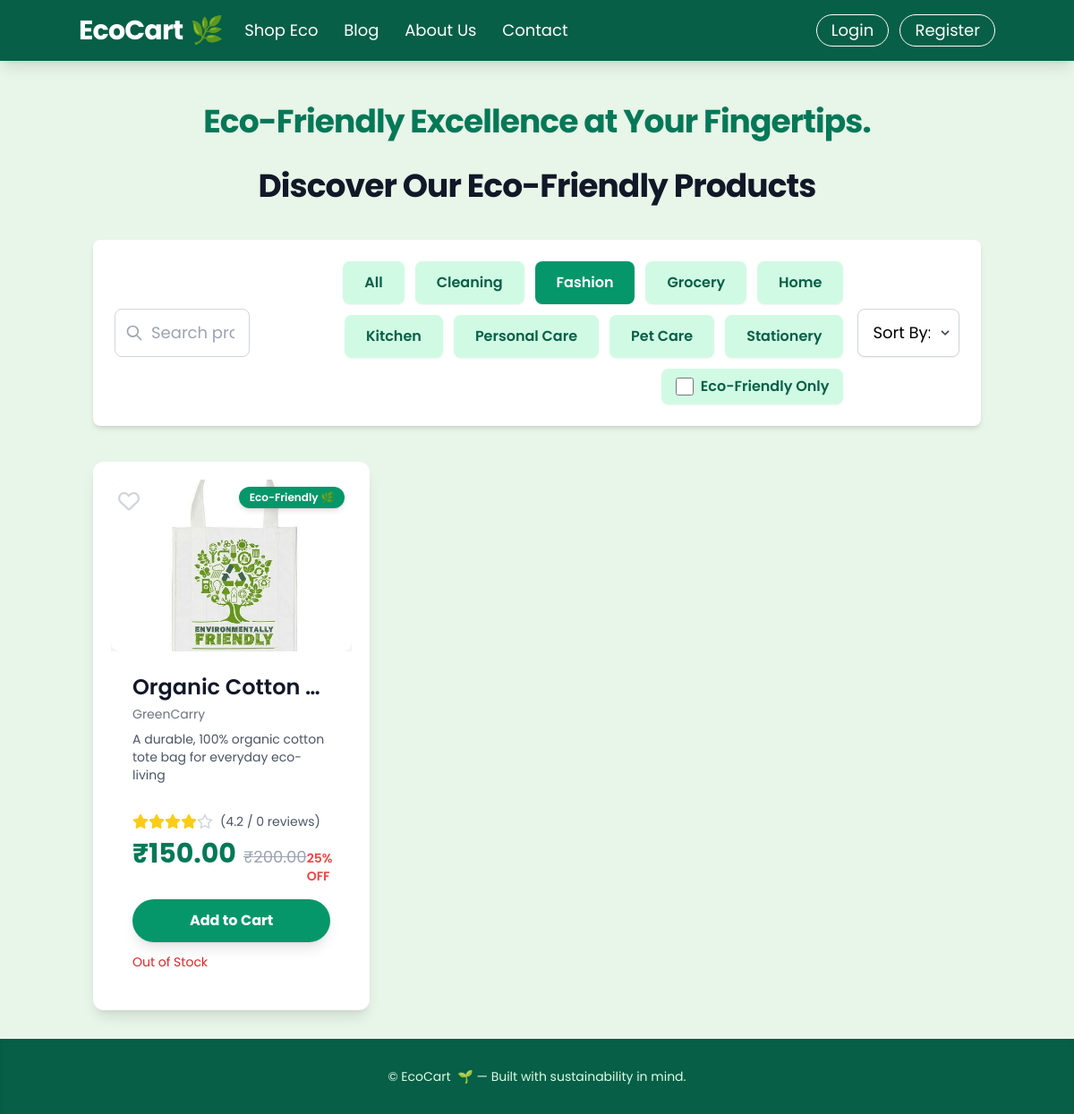
/products/?category=fashion, run on an earlier commit of the app's database.
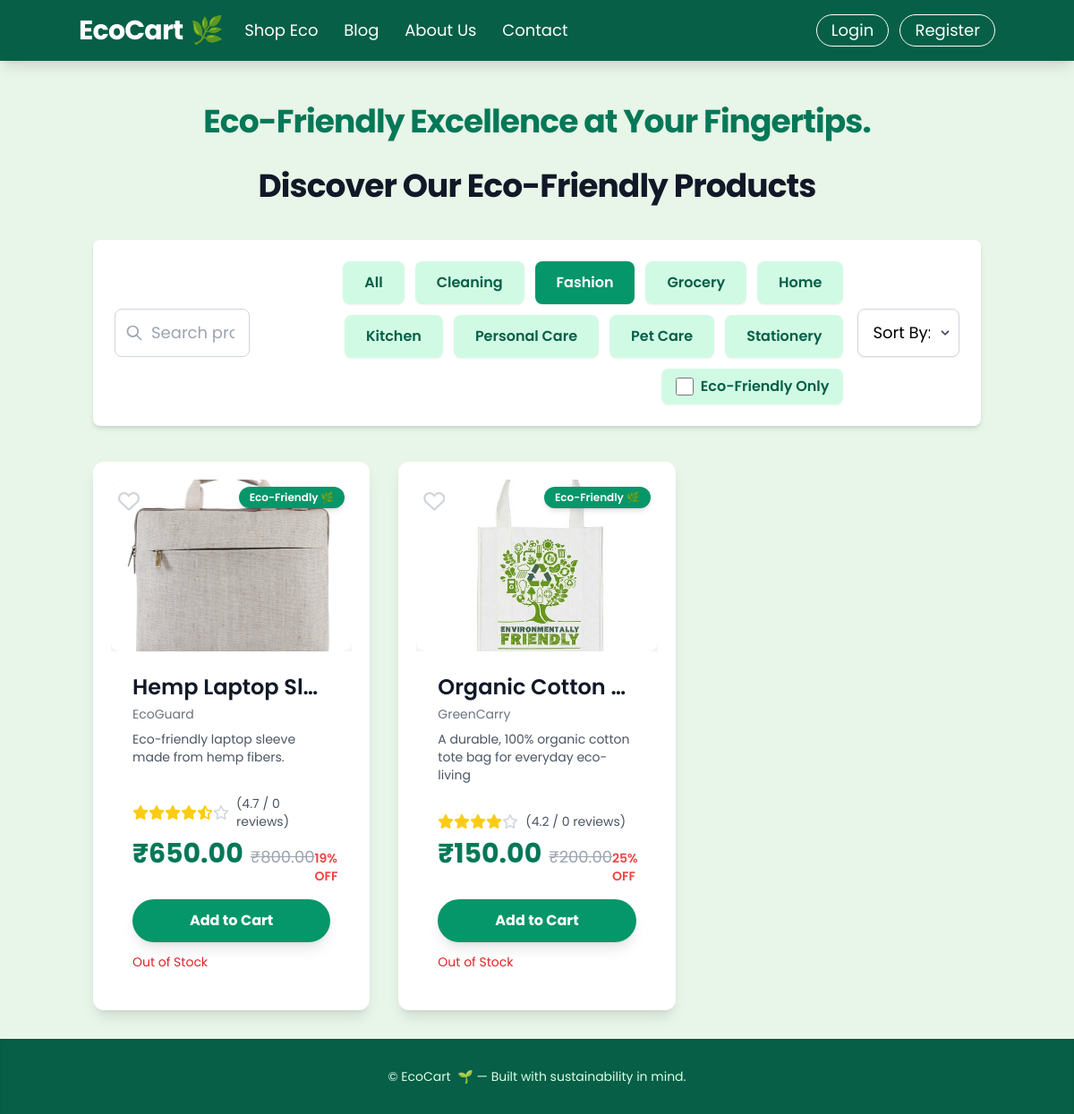
And on a later commit of the database.
### products/models.py (models this page shows, shortened)
class Category(models.Model):
    name = models.CharField(max_length=100, unique=True)
    slug = models.SlugField(max_length=100, unique=True, blank=True)
    class Meta:
        verbose_name_plural = "Categories"

class Product(models.Model):
    name = models.CharField(max_length=255)
    brand = models.CharField(max_length=100, blank=True, null=True)
    category = models.ForeignKey(Category, on_delete=models.SET_NULL, null=True, related_name='products')
    image = models.ImageField(upload_to='products/', blank=True, null=True)
    price = models.DecimalField(max_digits=10, decimal_places=2)
    original_price = models.DecimalField(max_digits=10, decimal_places=2, blank=True, null=True)
    short_description = models.CharField(max_length=255)
    long_description = models.TextField(blank=True, null=True)
    rating = models.DecimalField(max_digits=2, decimal_places=1, default=0.0)
    review_count = models.PositiveIntegerField(default=0)
    is_eco_friendly = models.BooleanField(default=False)
    eco_impact_statement = models.TextField(blank=True, null=True, help_text="e.g., 'Saves 3kg of plastic'")
    stock = models.PositiveIntegerField(default=0)
    created_at = models.DateTimeField(auto_now_add=True)
    updated_at = models.DateTimeField(auto_now=True)
    class Meta:
        ordering = ['-created_at']
    @property
    def is_discounted(self):
        return self.original_price and self.price < self.original_price
    @property
    def discount_percentage(self):
        if self.is_discounted:
            return round(((self.original_price - self.price) / self.original_price) * 100)
        return 0
    @property
    def get_stars_full(self):
        return int(self.rating)
    @property
    def get_stars_half(self):
        return 1 if (self.rating - self.get_stars_full) >= 0.5 else 0
    @property
    def get_stars_empty(self):
        return 5 - self.get_stars_full - self.get_stars_half

### products/views.py (the view)
# urls.py: path('', views.product_list, name='list'),  # Product list view
def product_list(request):
    all_categories = Category.objects.all().order_by('name')
    initial_products = get_product_queryset(request)
    paginator = Paginator(initial_products, 8)
    page_number = request.GET.get('page', 1)
    page_obj = paginator.get_page(page_number)
    context = {
        'products': page_obj,
        'categories': all_categories,
        'current_category': request.GET.get('category', 'all'),
        'current_search': request.GET.get('search', ''),
        'eco_friendly_checked': request.GET.get('eco_friendly', 'false').lower() == 'true',
        'current_sort_by': request.GET.get('sort_by', 'default'),
        'pick_up_line': random.choice(PICK_UP_LINES),
    }
    return render(request, 'products/product_list.html', context)

### products/templatetags/products/products_filters.py (called while the page is built)
@register.filter
def replace(value, arg):
    if isinstance(value, str) and isinstance(arg, str) and ':' in arg:
        old, new = arg.split(':', 1)
        return value.replace(old, new)
    return value

@register.filter
def multiply(value, arg):
    try:
        return float(value) * float(arg)
    except (ValueError, TypeError):
        return '' # Return empty string or handle error gracefully

### products/templates/products/product_list.html (shortened to what the changed rows need)
{% load static %}
{% load products.products_filters %}
<!DOCTYPE html>
<html lang="en">
<head>
    <script src="https://cdn.tailwindcss.com"></script>
    <link rel="stylesheet" href="https://cdnjs.cloudflare.com/ajax/libs/font-awesome/6.0.0-beta3/css/all.min.css">
    <link rel="stylesheet" href="{% static 'products/css/product.css' %}">
</head>
<body class="min-h-screen flex flex-col">
    <main class="flex-grow container mx-auto px-4 py-8">
        <h1 class="text-4xl font-bold text-center text-gray-900 mb-10 tracking-tight">Discover Our Eco-Friendly Products</h1>
        <div class="mb-10 flex flex-col md:flex-row items-center justify-between space-y-4 md:space-y-0 md:space-x-4 p-6 bg-white rounded-lg shadow-md animate-slide-up">
            <div class="w-full md:w-auto flex flex-wrap justify-center md:justify-end gap-3 order-3 md:order-2">
                <button class="filter-btn px-6 py-3 font-semibold rounded-lg shadow-sm active:shadow-inner transition duration-300 ease-in-out {% if current_category == 'all' %}bg-emerald-600 text-white{% else %}bg-emerald-100 text-emerald-800 hover:bg-emerald-200{% endif %}" data-filter="all">All</button>
                {% for category in categories %}
                    <button class="filter-btn px-6 py-3 font-semibold rounded-lg shadow-sm active:shadow-inner transition duration-300 ease-in-out {% if current_category == category.slug %}bg-emerald-600 text-white{% else %}bg-emerald-100 text-emerald-800 hover:bg-emerald-200{% endif %}" data-filter="{{ category.slug }}">{{ category.name|title|replace:"_: " }}</button>
                {% endfor %}
                <label for="eco_friendly_checkbox" class="flex items-center space-x-2 cursor-pointer px-4 py-2 bg-emerald-100 text-emerald-800 font-semibold rounded-lg hover:bg-emerald-200 transition duration-300 ease-in-out shadow-sm active:shadow-inner">
                    <input type="checkbox" id="eco_friendly_checkbox" onchange="filterProducts()" class="form-checkbox h-5 w-5 text-emerald-600 rounded focus:ring-emerald-500" {% if eco_friendly_checked %}checked{% endif %}>
                    <span>Eco-Friendly Only</span>
                </label>
            </div>
        </div>
        <div id="product-grid" class="grid grid-cols-1 sm:grid-cols-2 lg:grid-cols-3 xl:grid-cols-4 gap-8">
            {% for product in products %}
                <div class="product-card bg-white rounded-xl shadow-lg transform transition-all duration-500 ease-in-out hover:scale-105 hover:shadow-2xl overflow-hidden flex flex-col product-item"
                     data-category="{{ product.category.slug|default:'uncategorized' }}"
                     data-price="{{ product.price }}"
                     data-rating="{{ product.rating }}"
                     data-name="{{ product.name|lower }}"
                     data-eco-friendly="{{ product.is_eco_friendly|lower }}"
                     data-product-id="{{ product.id }}">
                        <a href="{% url 'products:detail' pk=product.id %}" class="block relative overflow-hidden w-full h-48 bg-gray-100 rounded-t-xl">
                            <img src="{% if product.image %}{{ product.image.url }}{% else %}{% static 'products/images/placeholder.jpg' %}{% endif %}"
                                 onerror="this.onerror=null; this.src='{% static 'products/images/placeholder.jpg' %}';"
                                 alt="{{ product.name }}"
                                 class="w-full h-full object-cover transition-transform duration-500 hover:scale-110">
                            {% if product.is_eco_friendly %}
                                <div class="absolute top-2 right-2 bg-emerald-600 text-white text-xs font-semibold px-3 py-1 rounded-full shadow-md tooltip-container">
                                    Eco-Friendly 🌿
                                </div>
                            {% endif %}
                            <i class="far fa-heart absolute top-2 left-2 text-2xl text-gray-300 hover:text-red-400 transition-colors duration-200 cursor-pointer wishlist-icon" data-product-id="{{ product.id }}"></i>
                        </a>
                        <div class="p-6 flex-grow flex flex-col justify-between">
                            <div>
                                <h2 class="text-2xl font-semibold text-gray-900 mb-1 truncate" title="{{ product.name }}">
                                    <a href="{% url 'products:detail' pk=product.id %}" class="hover:text-emerald-700 transition-colors duration-200">{{ product.name }}</a>
                                </h2>
                                {% if product.brand %}<p class="text-gray-500 text-sm mb-2">{{ product.brand }}</p>{% endif %}
                                <p class="text-gray-600 text-sm mb-4 line-clamp-3">{{ product.short_description }}</p>
                            </div>
                            <div class="mt-4">
                                <div class="flex items-center mb-2">
                                    {% for _ in "x"|ljust:product.get_stars_full %}<i class="fas fa-star text-yellow-400 star-icon" style="animation-delay: {{ forloop.counter|multiply:0.05 }}s;"></i>{% endfor %}
                                    {% if product.get_stars_half %}<i class="fas fa-star-half-alt text-yellow-400 star-icon" style="animation-delay: {{ product.get_stars_full|add:1|multiply:0.05 }}s;"></i>{% endif %}
                                    {% for _ in "x"|ljust:product.get_stars_empty %}<i class="far fa-star text-gray-300 star-icon" style="animation-delay: {{ forloop.counter|add:product.get_stars_full|add:product.get_stars_half|multiply:0.05 }}s;"></i>{% endfor %}
                                    <span class="ml-2 text-gray-600 text-sm">({{ product.rating|floatformat:1 }} / {{ product.review_count }} reviews)</span>
                                </div>
                                <div class="flex items-baseline justify-between mb-4">
                                   <span class="text-3xl font-bold text-emerald-700">₹{{ product.price|floatformat:2 }}</span>
                                    {% if product.is_discounted %}
                                       <span class="text-gray-400 line-through text-lg ml-2">₹{{ product.original_price|floatformat:2 }}</span>
                                        <span class="ml-auto text-red-500 font-semibold text-sm">{{ product.discount_percentage }}% OFF</span>
                                    {% endif %}
                                </div>
                                <button class="add-to-cart-btn w-full bg-emerald-600 text-white font-bold py-3 rounded-full shadow-lg hover:bg-emerald-700 transition-all duration-300 ease-in-out transform hover:scale-105 active:scale-95"
                                        data-product-id="{{ product.id }}" data-product-name="{{ product.name }}">
                                    Add to Cart
                                </button>
                                {% if product.in_stock > 0 %}
                                    <p class="text-emerald-600 text-sm mt-3">In Stock: {{ product.in_stock }}</p>
                                    {% if product.in_stock < 10 %}
                                    <p class="text-orange-500 text-xs mt-1">Only {{ product.in_stock }} left!</p>
                                   {% endif %}
                                {% else %}
                                       <p class="text-red-600 text-sm mt-3">Out of Stock</p>
                                {% endif %}
                            </div>
                        </div>
                    </div>
                {% empty %}
                    <div class="col-span-full text-center py-10">
                        <p class="text-xl text-gray-600">No products found matching your criteria. Try adjusting filters!</p>
                    </div>
                {% endfor %}
            </div>
        </main>
    </body>
</html>

What changed in the data, as far as the page shows it:
added Product: image (picture), name "Hemp Laptop Sl…", brand "EcoGuard", short_description "Eco-friendly laptop sleeve made from hemp fibers.", rating "4.7", review_count "0", price "650.00", original_price "800.00", discount_percentage "19"
